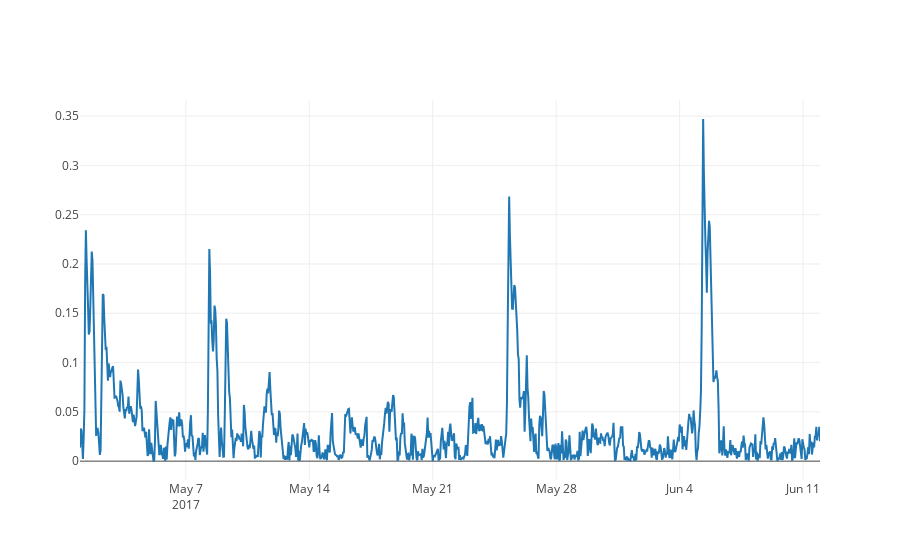

The notebook cell saved with this chart:
### Markdown cell above
Pour inspecter dynamiquement des visualisations, la librairie plotly se révèle très utile.
Ci-dessous vous pouvez identifier les jours et heures qui présentent les erreurs les plus importantes pour ensuite imaginer ce qui a pu pêcher.

### Code cell
from plotly.offline import download_plotlyjs, init_notebook_mode, plot, iplot, iplot_mpl
init_notebook_mode(connected=True)
iplot([{"x": YconsoTest1['ds'], "y": ErreursTest1}])

### Figure 1 — Plotly figure (JSON) as saved in the notebook; plotly's stock layout.template omitted (floating-point values rounded to 4 significant figures; data arrays with more than 128 entries replaced by an {"elided": "..."} marker saying what was removed)
{"data": [{"type": "scatter", "uid": "69317163-3209-413f-8a78-2d6389019795", "x": {"elided": "1008 str values"}, "y": {"elided": "1008 float values"}}], "layout": {"autosize": true, "xaxis": {"autorange": true, "range": ["2017-05-01", "2017-06-11 23:00"], "type": "date"}, "yaxis": {"autorange": true, "range": [-0.01912, 0.3664], "type": "linear"}}}
